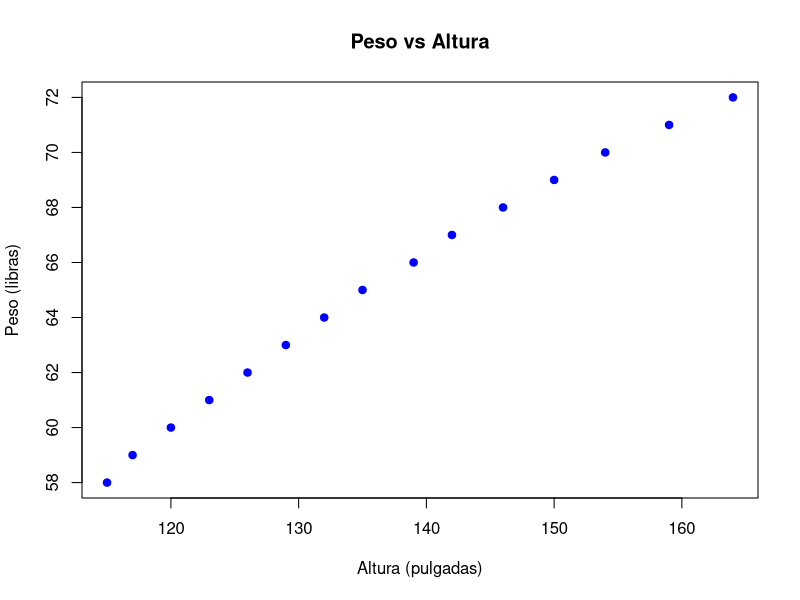
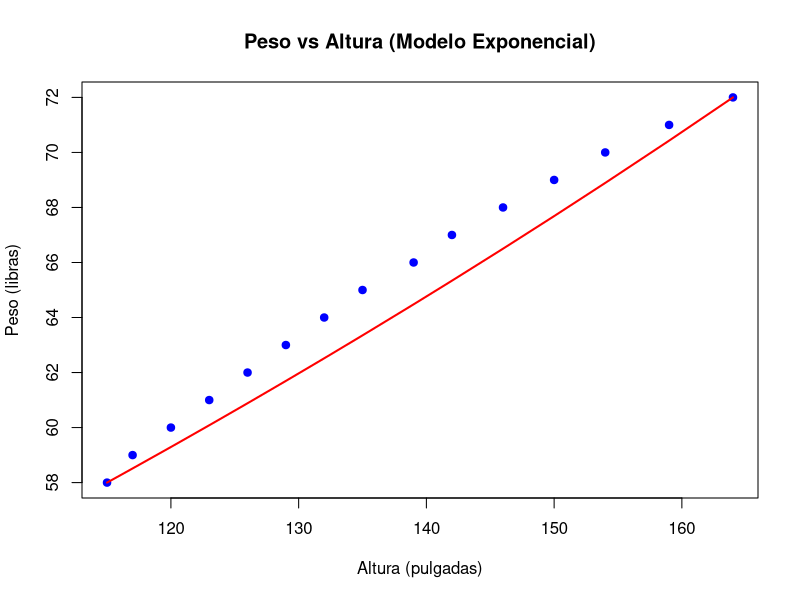
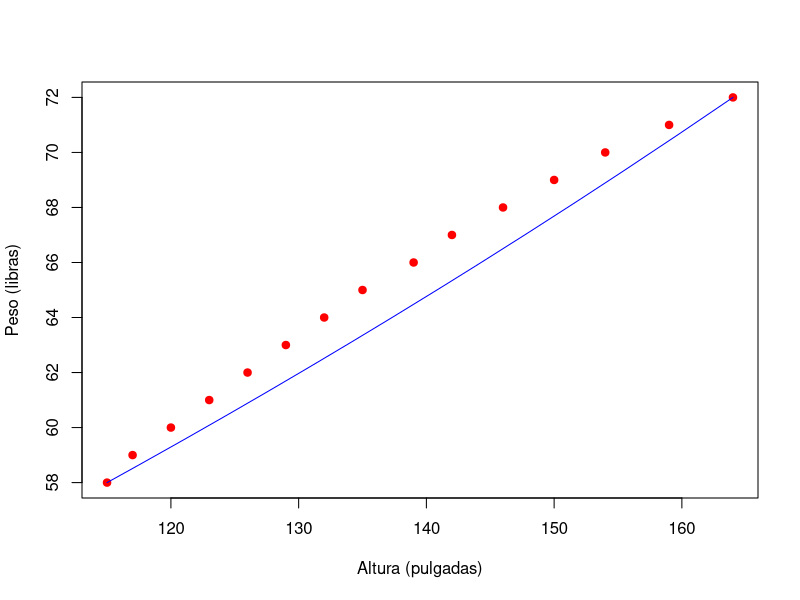

The R source for these figures, in order:
## ---- chunk 1
knitr::opts_chunk$set(echo = TRUE)
library(openxlsx)
library(here)
## ---- chunk 2
data <- read.xlsx(here('mrl/class19022026/weight_height.xlsx'))
## ---- chunk 3
plot(
    data$height_inches,
    data$weight_pounds,
    main = "Peso vs Altura",
    xlab = "Altura (pulgadas)",
    ylab = "Peso (libras)",
    pch = 19,
    col = "blue"
)
## ---- chunk 4
data$log_weight <- log(data$weight_pounds)
exponencial_model <- lm(log_weight ~ height_inches, data = data)

data$predicted_log_weight <- predict(exponencial_model)
summary(exponencial_model)
## ---- chunk 5
## Intercepto
cat('Intercepto:', exponencial_model$coefficients[[1]], '\n')

## Pendiente
cat('Pendiente:', exponencial_model$coefficients[[2]], '\n')
## ---- chunk 6
formula_exponential <- function(x) {
    exp(exponencial_model$coefficients[[1]] + exponencial_model$coefficients[[2]] * x)
}
## ---- chunk 7
plot(
    data$height_inches,
    data$weight_pounds,
    main = "Peso vs Altura (Modelo Exponencial)",
    xlab = "Altura (pulgadas)",
    ylab = "Peso (libras)",
    pch = 19,
    col = "blue"
)
par(new = TRUE)
plot(
  data$height_inches,
  formula_exponential(data$height_inches),
  col = "red",
  type = "l",
  lwd = 2,
  xlab = "", ylab = "", axes = FALSE # Avoid overplotting axes
)
## ---- chunk 8
data$log_height <- log(data$height_inches)
potencial_model <- lm(log_weight ~ log_height, data = data)
data$predicted_log_weight_potencial <- predict(potencial_model)

## Intercepto potencial
cat('Intercepto:', potencial_model$coefficients[[1]], '\n')

## Pendiente potencial
cat('Pendiente:', potencial_model$coefficients[[2]], '\n')
## ---- chunk 9
formula_potencial <- function(x) {
    exp(potencial_model$coefficients[[1]] + potencial_model$coefficients[[2]] * log(x))
}
## ---- chunk 10
plot(
  data$height_inches,
  data$weight_pounds,
  # main = "Peso vs Altura",
  xlab = "Altura (pulgadas)",
  ylab = "Peso (libras)",
  pch = 19,
  col = "red"
)
par(new = T)
plot(
  data$log_height,
  formula_potencial(data$height_inches),
  col = "blue",
  type = 'l',
  lwd = 1,
  xlab = "", ylab = "", axes = FALSE # Avoid overplotting axes
)
